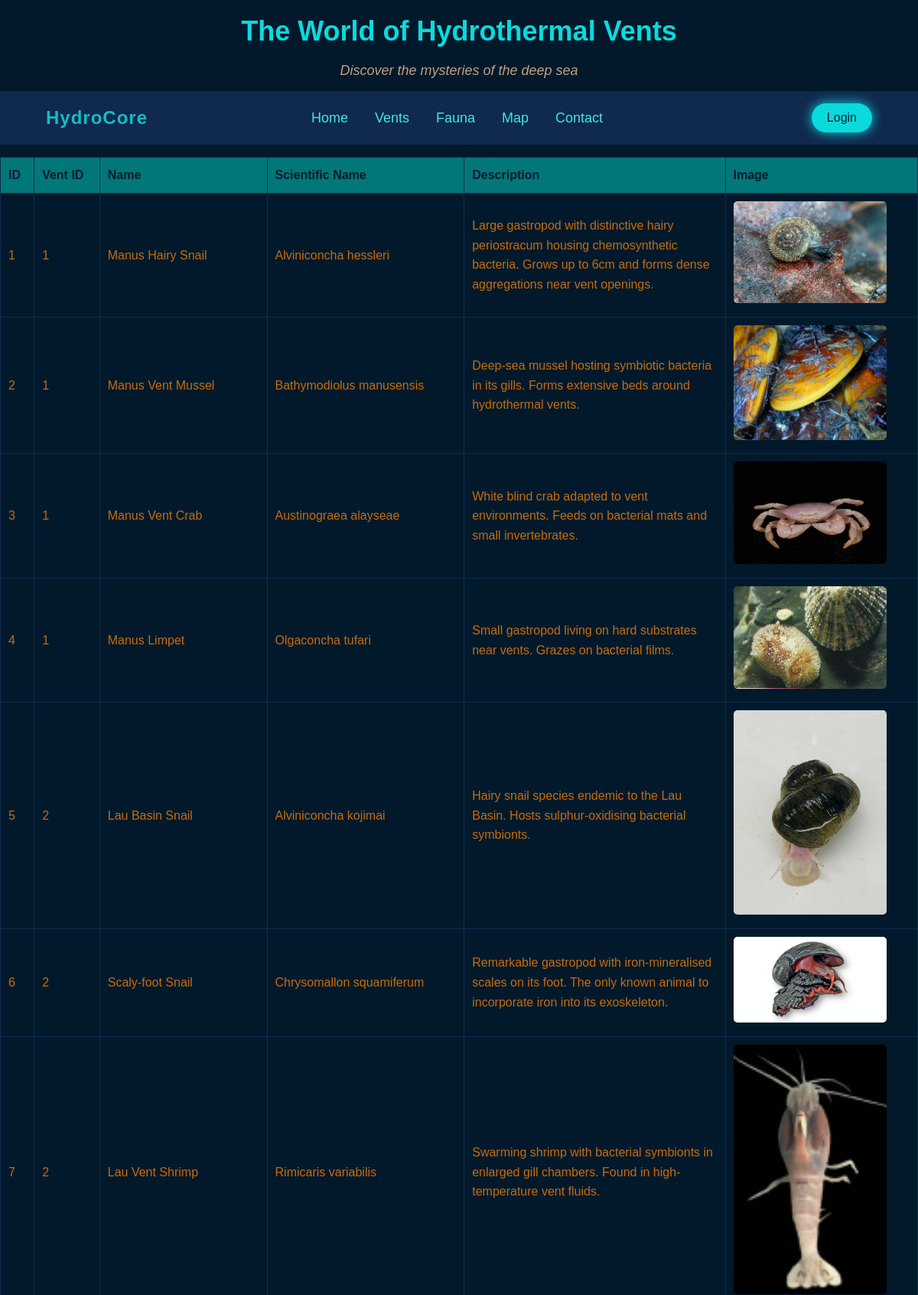
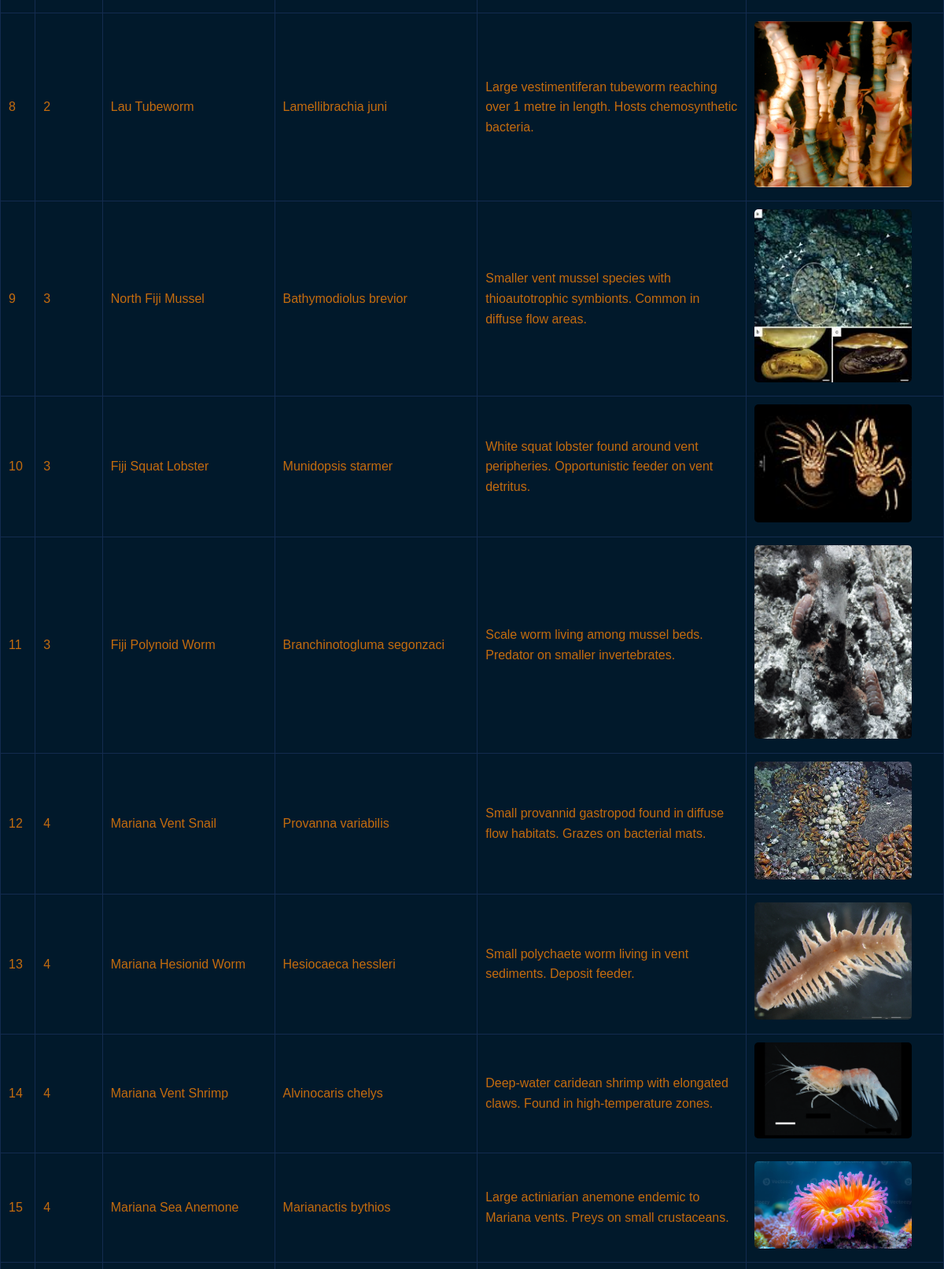
The page /fauna.php (upper part) on the database its author committed (2 pictures, top to bottom).
### tables this page shows
CREATE TABLE `fauna` (
  `id` int(11) NOT NULL,
  `vent_id` int(11) NOT NULL,
  `name` varchar(100) NOT NULL,
  `scientific_name` varchar(150) NOT NULL,
  `description` text DEFAULT NULL,
  `image_url` varchar(255) DEFAULT NULL
);

### includes/config.php (called while the page is built, shortened)
<?php
function e($string) {
    return htmlspecialchars($string, ENT_QUOTES, 'UTF-8');
}

### fauna.php (the view, shortened to what this page needs)
<?php
$pdo = getDbConnection();
$stmt = $pdo->query('SELECT id, vent_id, name, scientific_name, description, image_url FROM fauna');
$fauna = $stmt->fetchAll();
require_once 'includes/header.php';
?>
<?php if (empty($fauna)): ?>
    <p>No fauna found in the database.</p>
<?php else: ?>
    <table class="fauna-table">
        <thead class="fauna-table-header">
            <tr class="fauna-table-row">
                <th>ID</th>
                <th>Vent ID</th>
                <th>Name</th>
                <th>Scientific Name</th>
                <th>Description</th>
                <th>Image</th>
            </tr>
        </thead>
        <tbody class="fauna-table-body">
            <?php foreach ($fauna as $animal): ?>
                <tr>
                    <td><?php echo e($animal['id']); ?></td>
                    <td><?php echo e($animal['vent_id']); ?></td>
                    <td><?php echo e($animal['name']); ?></td>
                    <td><?php echo e($animal['scientific_name']); ?></td>
                    <td id="fauna-description"><?php echo e($animal['description']); ?></td>
                    <td><img src="<?php echo e($animal['image_url']); ?>" alt="<?php echo e($animal['name']); ?>" width="100"></td>
                </tr>
            <?php endforeach; ?>
        </tbody>
    </table>
<?php endif; ?>
<?php require_once 'includes/footer.php'; ?>

### css/style.css (style rules this page uses)
* { margin:0; padding: 0; box-sizing: border-box; }
body { font-family: Arial, sans-serif; line-height: 1.6; background-color:#01192b; color: #333; }
.fauna-table { width: 100%; border-collapse: collapse; margin: 10px 20px 10px 0px; border-radius: 20px; color: #c56c0e; }
.fauna-table thead { background-color: #017779; color: #0A192F; }
.fauna-table th, .fauna-table td { border: 1px solid #132b4f; padding: 10px; text-align: left; }
.fauna-table #fauna-description { max-width: 300px; }
.fauna-table img { width: 200px; height: auto; border-radius: 5px; }

### rows shown on the page
fauna: id "1", vent "1", name "Manus Hairy Snail", scientific_name "Alviniconcha hessleri", description "Large gastropod with distinctive hairy periostracum housing chemosynthetic bacteria. Grows up to 6cm and forms dense aggregations near vent openings.", image_url+name (picture)
fauna: id "2", vent "1", name "Manus Vent Mussel", scientific_name "Bathymodiolus manusensis", description "Deep-sea mussel hosting symbiotic bacteria in its gills. Forms extensive beds around hydrothermal vents.", image_url+name (picture)
fauna: id "3", vent "1", name "Manus Vent Crab", scientific_name "Austinograea alayseae", description "White blind crab adapted to vent environments. Feeds on bacterial mats and small invertebrates.", image_url+name (picture)
fauna: id "4", vent "1", name "Manus Limpet", scientific_name "Olgaconcha tufari", description "Small gastropod living on hard substrates near vents. Grazes on bacterial films.", image_url+name (picture)
fauna: id "5", vent "2", name "Lau Basin Snail", scientific_name "Alviniconcha kojimai", description "Hairy snail species endemic to the Lau Basin. Hosts sulphur-oxidising bacterial symbionts.", image_url+name (picture)
fauna: id "6", vent "2", name "Scaly-foot Snail", scientific_name "Chrysomallon squamiferum", description "Remarkable gastropod with iron-mineralised scales on its foot. The only known animal to incorporate iron into its exoskeleton.", image_url (picture)
fauna: id "7", vent "2", name "Lau Vent Shrimp", scientific_name "Rimicaris variabilis", description "Swarming shrimp with bacterial symbionts in enlarged gill chambers. Found in high-temperature vent fluids.", image_url+name (picture)
fauna: id "8", vent "2", name "Lau Tubeworm", scientific_name "Lamellibrachia juni", description "Large vestimentiferan tubeworm reaching over 1 metre in length. Hosts chemosynthetic bacteria.", image_url+name (picture)
fauna: id "9", vent "3", name "North Fiji Mussel", scientific_name "Bathymodiolus brevior", description "Smaller vent mussel species with thioautotrophic symbionts. Common in diffuse flow areas.", image_url+name (picture)
fauna: id "10", vent "3", name "Fiji Squat Lobster", scientific_name "Munidopsis starmer", description "White squat lobster found around vent peripheries. Opportunistic feeder on vent detritus.", image_url+name (picture)
fauna: id "11", vent "3", name "Fiji Polynoid Worm", scientific_name "Branchinotogluma segonzaci", description "Scale worm living among mussel beds. Predator on smaller invertebrates.", image_url+name (picture)
fauna: id "12", vent "4", name "Mariana Vent Snail", scientific_name "Provanna variabilis", description "Small provannid gastropod found in diffuse flow habitats. Grazes on bacterial mats.", image_url+name (picture)
fauna: id "13", vent "4", name "Mariana Hesionid Worm", scientific_name "Hesiocaeca hessleri", description "Small polychaete worm living in vent sediments. Deposit feeder.", image_url+name (picture)
fauna: id "14", vent "4", name "Mariana Vent Shrimp", scientific_name "Alvinocaris chelys", description "Deep-water caridean shrimp with elongated claws. Found in high-temperature zones.", image_url+name (picture)
fauna: id "15", vent "4", name "Mariana Sea Anemone", scientific_name "Marianactis bythios", description "Large actiniarian anemone endemic to Mariana vents. Preys on small crustaceans.", image_url+name (picture)
